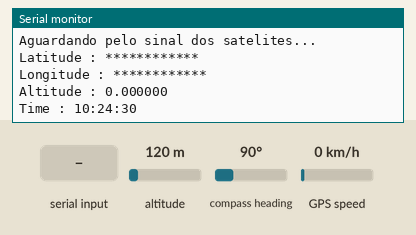
Bench run of a sketch on a simulated TI MSP430 LaunchPad. On the bench: the last lines printed to the serial monitor. Inputs (shaded band) come from the test bench; at power-on: altitude 120 m, compass heading 90°, GPS speed 0 km/h. The GPS gets a fix after 3 s at 37.7749, -122.4194 with 8 satellites.

Above: at 1.2 s.
1.3 s: altitude set to 20 m
At 2.8 s:
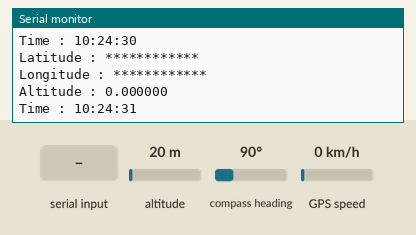
5.4 s: altitude set to 250 m
At 6.7 s:
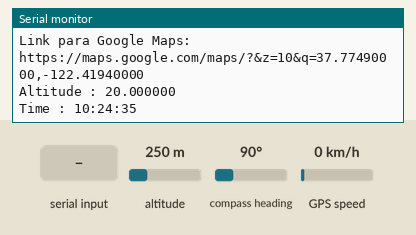
6.9 s: "1" received over Serial
Timing chart, 0 to 9.9 s (numbered marks = the images above; inputs shaded):
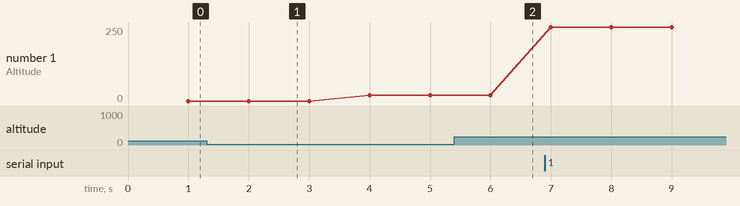

The sketch:

SoftwareSerial.ino
```cpp
#include <SoftwareSerial.h>
#include <TinyGPS++.h>

TinyGPSPlus gps;

volatile float minutes, seconds;
volatile int degree, secs, mins;

SoftwareSerial mySerial(P1_2, P1_1); // RX, TX

void setup()
{
  // Open serial communications and wait for port to open:
  Serial.begin(9600);
  Serial.println("Aguardando pelo sinal dos satelites...");
  mySerial.begin(9600);
}

void loop() // run over and over
{
 smartDelay(1000); /* Generate precise delay of 1ms */
        if (!gps.location.isValid())
        {
          Serial.print("Latitude : ");
          Serial.println("************");
          Serial.print("Longitude : ");
          Serial.println("************");


        }
        else
        {
          //DegMinSec(gps.location.lat());
          Serial.print("Link para Google Maps:   https://maps.google.com/maps/?&z=10&q=");
          Serial.print(gps.location.lat(), 8);
          Serial.print(",");
          Serial.println(gps.location.lng(), 8);

        }
        if (!gps.altitude.isValid())
        {
          Serial.print("Altitude : ");
          Serial.println(gps.altitude.meters(), 6);
        }
        else
        {
          Serial.print("Altitude : ");
          Serial.println(gps.altitude.meters(), 6);
        }
        if (!gps.time.isValid())
        {
          Serial.print("Time : ");
          Serial.println("*****");
        }
        else
        {
          char time_string[32];
          sprintf(time_string, "Time : %02d:%02d:%02d \n",gps.time.hour(), gps.time.minute(), gps.time.second());
          Serial.print(time_string);
        }
}

static void smartDelay(unsigned long ms)
{
  unsigned long start = millis();
  do
  {
    while (Serial.available())  /* Encode data read from GPS while data is available on serial port */
      gps.encode(Serial.read());
    /* Encode basically is used to parse the string received by the GPS and to store it in a buffer so that information can be extracted from it */
  } while (millis() - start < ms);
}
```

Measured:
- plotted number 1: 0 → 20 after the input at 1.3 s
